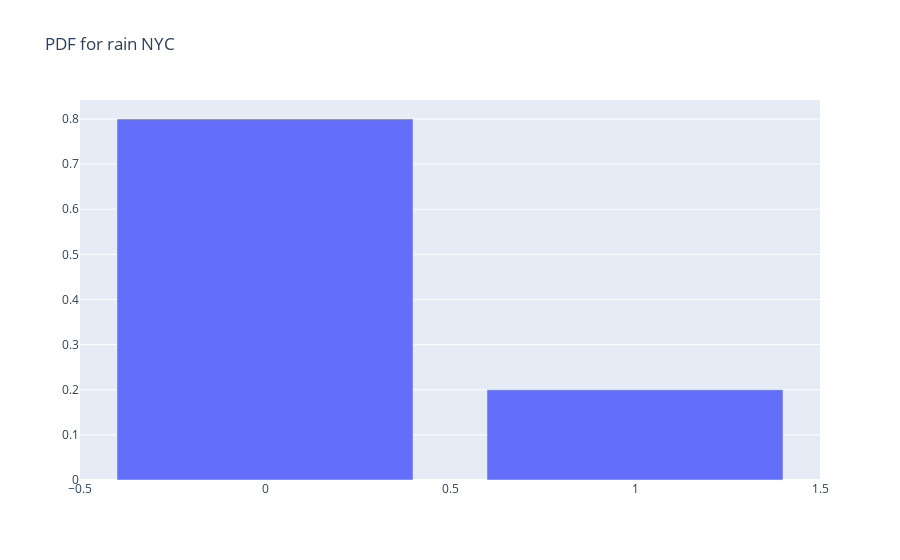

Notebook cell for this chart:
### Markdown cell above
So for a bernoulli random variable, our sample space consists of only two values 

* $\Omega = {1, 0}$.

### Code cell
import plotly.graph_objects as go

bar = go.Bar(x = [0, 1], y = [.8, .2])
go.Figure(bar, layout = {'title': 'PDF for rain NYC'})

### Figure 1 — Plotly figure (JSON) as saved in the notebook; plotly's stock layout.template omitted (floating-point values rounded to 4 significant figures)
{"data": [{"type": "bar", "x": [0, 1], "y": [0.8, 0.2]}], "layout": {"autosize": true, "title": {"text": "PDF for rain NYC"}, "xaxis": {"autorange": true, "range": [-0.5, 1.5], "type": "linear"}, "yaxis": {"autorange": true, "range": [0, 0.8421], "type": "linear"}}}
